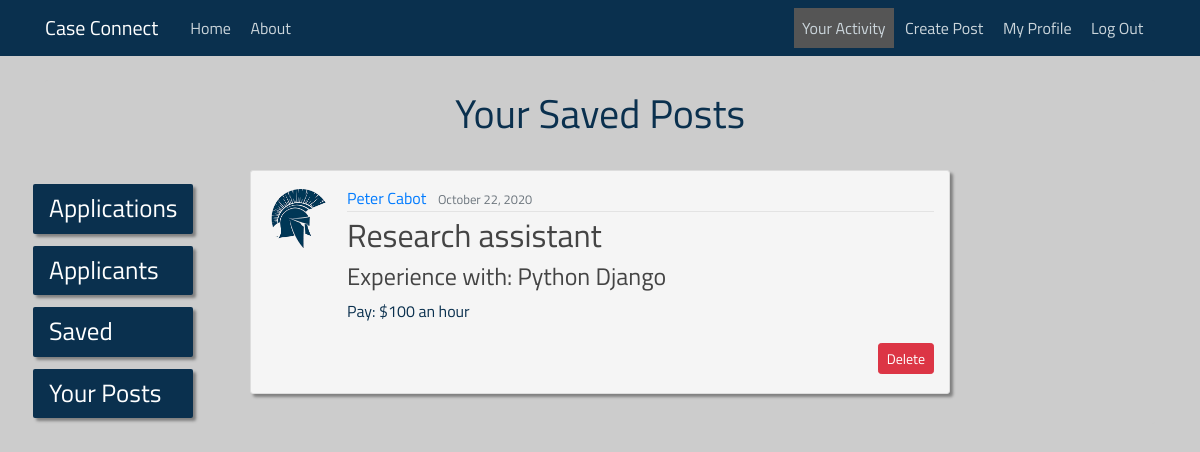
The page /saved/ (signed in) on the database its author committed.
### case_connecting/models.py (models this page shows, shortened)
class Save(models.Model):
    user = models.ForeignKey(User, on_delete=models.CASCADE)
    post = models.ForeignKey(Post, on_delete=models.CASCADE)
    date_saved = models.DateTimeField(default=timezone.now)

class Post(models.Model):
    recruiter = models.ForeignKey(User, on_delete=models.CASCADE)
    position = models.CharField(max_length=200)
    knowledge = models.CharField(max_length=200)
    content = models.TextField()
    pay = models.CharField(max_length=200)
    date_posted = models.DateTimeField(default=timezone.now)

### users/models.py (models this page shows, shortened)
class Profile(models.Model):
    user = models.OneToOneField(User, on_delete=models.CASCADE)
    image = models.ImageField(default='default.jpg', upload_to='profile_pics')
    resume = models.FileField(default=None, upload_to='resumes')

### case_connecting/views.py (the view)
class SavedListView(LoginRequiredMixin, ListView):
    model = Save
    context_object_name = 'saved_posts'
    paginate_by = 8
    def get_queryset(self):
        request_user = self.request.user
        return Save.objects.filter(user=request_user).order_by('-date_saved')

### templates/case_connecting/saved.html (shortened to what this page needs)
{% extends "case_connecting/base.html" %}
{% block content %}
    <head>
    </head>
    <div class="sidenav">
      <a href="{% url 'case_connecting-applications' %}">Applications</a>
      <a href="{% url 'case_connecting-applicants' %}">Applicants</a>
      <a href="{% url 'case_connecting-saved' %}">Saved</a>
      <a href="{% url 'case_connecting-posts' %}">Your Posts</a>
    </div>
<head>
</head>
    <div class="content-section" id="posting-list" align="center">
        <div style="text-align: center;">
            <h1 style="color: #0a304e;">Your Saved Posts</h1>
            <br>
        </div>
        {% for saved_post in saved_posts %}
        <article class="media content-section" id="post" align="left">
        <img class="rounded-circle article-img" src="{{ saved_post.post.recruiter.profile.image.url }}">
              <div class="media-body">
                <div class="article-metadata">
                  <a class="mr-2" href="{% url 'user-posts' saved_post.post.recruiter.username %}">{{ saved_post.post.recruiter.get_full_name }}</a>
                  <small class="text-muted">{{ saved_post.post.date_posted|date:"F d, Y" }}</small>
                </div>
                <h2><a class="article-title" href="{% url 'post-detail' saved_post.post.id %}">{{ saved_post.post.position }}</a></h2>
                  <h4>Experience with: {{ saved_post.post.knowledge }}</h4>
                  <p class="article-content">Pay: {{ saved_post.post.pay }}</p>
                  <div align="right">
                    <a class="btn btn-danger btn-sm mt-1 mb-1" href="{% url 'post-unsave' saved_post.id %}">Delete</a>
                  </div>
              </div>
            </article>
        {% endfor %}
    </div>
{% endblock %}

### case_connecting/static/case_connecting/main.css (style rules this page uses)
body { background: #ccc; color: #333333; margin-top: 5rem; }
* { font-size: 100%; font-family: "Titillium Web",Helvetica,Arial,sans-serif; color: #0a304e; }
h1, h2, h3, h4, h5, h6 { color: #444444; }
.content-section { background: #ffffff; padding: 10px 20px; border: 1px solid #dddddd; border-radius: 3px; margin-bottom: 20px; }
.article-title { color: #444444; }
.article-content { white-space: pre-line; }
.article-img { height: 65px; width: 65px; margin-right: 16px; }
.article-metadata { padding-bottom: 1px; margin-bottom: 4px; border-bottom: 1px solid #e3e3e3 }
article[id="post"] { padding: 15px; box-shadow: 3px 3px 3px grey; background-color: #f5f5f5; width: 700px; }
div[id="posting-list"] { background-color: #ccc; border: none; }
.sidenav { position: fixed; z-index: 1; top: 19%; left: 1%; overflow-x: hidden; padding: 20px 10px 20px 5px; }
.sidenav a { padding: 6px 16px 6px 16px; margin: 12px 8px 6px 16px; border-radius: 2px; box-shadow: 3px 3px 3px grey; background-color: #0a304e; text-decoration: none; font-size: 25px; color: white; display: block; }

### rows shown on the page
Save: post.recruiter.profile.image (placeholder picture), post.recruiter.get_full_name "Peter Cabot", post.date_posted "October 22, 2020", post.position "Research assistant", post.knowledge "Python Django", post.pay "$100 an hour"
